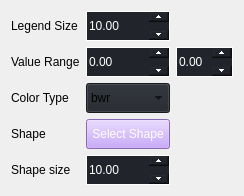
                            <widget class="QWidget" name="tab_6">
                             <attribute name="title">
                              <string>Scatter</string>
                             </attribute>
                             <layout class="QGridLayout" name="gridLayout_12">
                              <item row="4" column="0">
                               <widget class="QLabel" name="figure_scatter_label_shape_size">
                                <property name="styleSheet">
                                 <string notr="true">font: 16pt &quot;华文细黑&quot;;</string>
                                </property>
                                <property name="text">
                                 <string>Shape size</string>
                                </property>
                               </widget>
                              </item>
                              <item row="0" column="0">
                               <widget class="QLabel" name="figure_scatter_label_legend">
                                <property name="styleSheet">
                                 <string notr="true">font: 16pt &quot;华文细黑&quot;;</string>
                                </property>
                                <property name="text">
                                 <string>Legend Size</string>
                                </property>
                               </widget>
                              </item>
                              <item row="1" column="0">
                               <widget class="QLabel" name="figure_scatter_label_range">
                                <property name="styleSheet">
                                 <string notr="true">font: 16pt &quot;华文细黑&quot;;</string>
                                </property>
                                <property name="text">
                                 <string>Value Range</string>
                                </property>
                               </widget>
                              </item>
                              <item row="2" column="0">
                               <widget class="QLabel" name="figure_scatter_label_color">
                                <property name="styleSheet">
                                 <string notr="true">font: 16pt &quot;华文细黑&quot;;</string>
                                </property>
                                <property name="text">
                                 <string>Color Type</string>
                                </property>
                               </widget>
                              </item>
                              <item row="3" column="0">
                               <widget class="QLabel" name="figure_scatter_label_shape">
                                <property name="styleSheet">
                                 <string notr="true">font: 16pt &quot;华文细黑&quot;;</string>
                                </property>
                                <property name="text">
                                 <string>Shape</string>
                                </property>
                               </widget>
                              </item>
                              <item row="0" column="1">
                               <widget class="QDoubleSpinBox" name="figure_scatter_spin_grid_size_2">
                                <property name="minimumSize">
                                 <size>
                                  <width>0</width>
                                  <height>30</height>
                                 </size>
                                </property>
                                <property name="maximumSize">
                                 <size>
                                  <width>200</width>
                                  <height>16777215</height>
                                 </size>
                                </property>
                                <property name="styleSheet">
                                 <string notr="true">QDoubleSpinBox {
    font: 16pt &quot;华文细黑&quot;;
    color: white;
    border: 1px solid white;
background-color:rgb(33, 37, 43);
}

QDoubleSpinBox::up-button {
    height: 10px; /* 设置一个合适的高度 */
    width: 20px; /* 设置一个合适的宽度 */
    subcontrol-position: top right; /* 保持按钮在右侧 */
}

QDoubleSpinBox::down-button {
    height: 10px; /* 设置一个合适的高度 */
    width: 20px; /* 设置一个合适的宽度 */
    subcontrol-position: bottom right; /* 保持按钮在右侧 */
}</string>
                                </property>
                                <property name="maximum">
                                 <double>100000.000000000000000</double>
                                </property>
                                <property name="value">
                                 <double>10.000000000000000</double>
                                </property>
                               </widget>
                              </item>
                              <item row="1" column="1">
                               <widget class="QDoubleSpinBox" name="figure_scatter_color_min_2">
                                <property name="minimumSize">
                                 <size>
                                  <width>0</width>
                                  <height>30</height>
                                 </size>
                                </property>
                                <property name="maximumSize">
                                 <size>
                                  <width>200</width>
                                  <height>16777215</height>
                                 </size>
                                </property>
                                <property name="styleSheet">
                                 <string notr="true">QDoubleSpinBox {
    font: 16pt &quot;华文细黑&quot;;
    color: white;
    border: 1px solid white;
background-color:rgb(33, 37, 43);
}

QDoubleSpinBox::up-button {
    height: 10px; /* 设置一个合适的高度 */
    width: 20px; /* 设置一个合适的宽度 */
    subcontrol-position: top right; /* 保持按钮在右侧 */
}

QDoubleSpinBox::down-button {
    height: 10px; /* 设置一个合适的高度 */
    width: 20px; /* 设置一个合适的宽度 */
    subcontrol-position: bottom right; /* 保持按钮在右侧 */
}</string>
                                </property>
                               </widget>
                              </item>
                              <item row="1" column="2">
                               <widget class="QDoubleSpinBox" name="figure_scatter_color_max_2">
                                <property name="minimumSize">
                                 <size>
                                  <width>0</width>
                                  <height>30</height>
                                 </size>
                                </property>
                                <property name="maximumSize">
                                 <size>
                                  <width>200</width>
                                  <height>16777215</height>
                                 </size>
                                </property>
                                <property name="styleSheet">
                                 <string notr="true">QDoubleSpinBox {
    font: 16pt &quot;华文细黑&quot;;
    color: white;
    border: 1px solid white;
background-color:rgb(33, 37, 43);
}

QDoubleSpinBox::up-button {
    height: 10px; /* 设置一个合适的高度 */
    width: 20px; /* 设置一个合适的宽度 */
    subcontrol-position: top right; /* 保持按钮在右侧 */
}

QDoubleSpinBox::down-button {
    height: 10px; /* 设置一个合适的高度 */
    width: 20px; /* 设置一个合适的宽度 */
    subcontrol-position: bottom right; /* 保持按钮在右侧 */
}</string>
                                </property>
                               </widget>
                              </item>
                              <item row="4" column="1">
                               <widget class="QDoubleSpinBox" name="figure_scatter_spin_shape_size_2">
                                <property name="minimumSize">
                                 <size>
                                  <width>0</width>
                                  <height>30</height>
                                 </size>
                                </property>
                                <property name="styleSheet">
                                 <string notr="true">QDoubleSpinBox {
    font: 16pt &quot;华文细黑&quot;;
    color: white;
    border: 1px solid white;
background-color:rgb(33, 37, 43);
}

QDoubleSpinBox::up-button {
    height: 10px; /* 设置一个合适的高度 */
    width: 20px; /* 设置一个合适的宽度 */
    subcontrol-position: top right; /* 保持按钮在右侧 */
}

QDoubleSpinBox::down-button {
    height: 10px; /* 设置一个合适的高度 */
    width: 20px; /* 设置一个合适的宽度 */
    subcontrol-position: bottom right; /* 保持按钮在右侧 */
}</string>
                                </property>
                                <property name="maximum">
                                 <double>100000.000000000000000</double>
                                </property>
                                <property name="value">
                                 <double>10.000000000000000</double>
                                </property>
                               </widget>
                              </item>
                              <item row="2" column="1">
                               <widget class="QComboBox" name="figure_scatter_como_color_2">
                                <property name="minimumSize">
                                 <size>
                                  <width>0</width>
                                  <height>30</height>
                                 </size>
                                </property>
                                <property name="maximumSize">
                                 <size>
                                  <width>200</width>
                                  <height>16777215</height>
                                 </size>
                                </property>
                                <property name="styleSheet">
                                 <string notr="true">font: 16pt &quot;华文细黑&quot;;
background-color:rgb(33, 37, 43);</string>
                                </property>
                                <item>
                                 <property name="text">
                                  <string>bwr</string>
                                 </property>
                                </item>
                                <item>
                                 <property name="text">
                                  <string>binary</string>
                                 </property>
                                </item>
                                <item>
                                 <property name="text">
                                  <string>Blues</string>
                                 </property>
                                </item>
                                <item>
                                 <property name="text">
                                  <string>Greys</string>
                                 </property>
                                </item>
                                <item>
                                 <property name="text">
                                  <string>inferno</string>
                                 </property>
                                </item>
                                <item>
                                 <property name="text">
                                  <string>Oranges</string>
                                 </property>
                                </item>
                                <item>
                                 <property name="text">
                                  <string>RaBu</string>
                                 </property>
                                </item>
                                <item>
                                 <property name="text">
                                  <string>viridis</string>
                                 </property>
                                </item>
                               </widget>
                              </item>
                              <item row="3" column="1">
                               <widget class="QPushButton" name="figure_scatter_btn_shape_2">
                                <property name="minimumSize">
                                 <size>
                                  <width>0</width>
                                  <height>30</height>
                                 </size>
                                </property>
                                <property name="styleSheet">
                                 <string notr="true">background-color: rgb(189,147,249);
color:white;
font: 16pt &quot;华文细黑&quot;;</string>
                                </property>
                                <property name="text">
                                 <string>Select Shape</string>
                                </property>
                               </widget>
                              </item>
                             </layout>
                            </widget>
